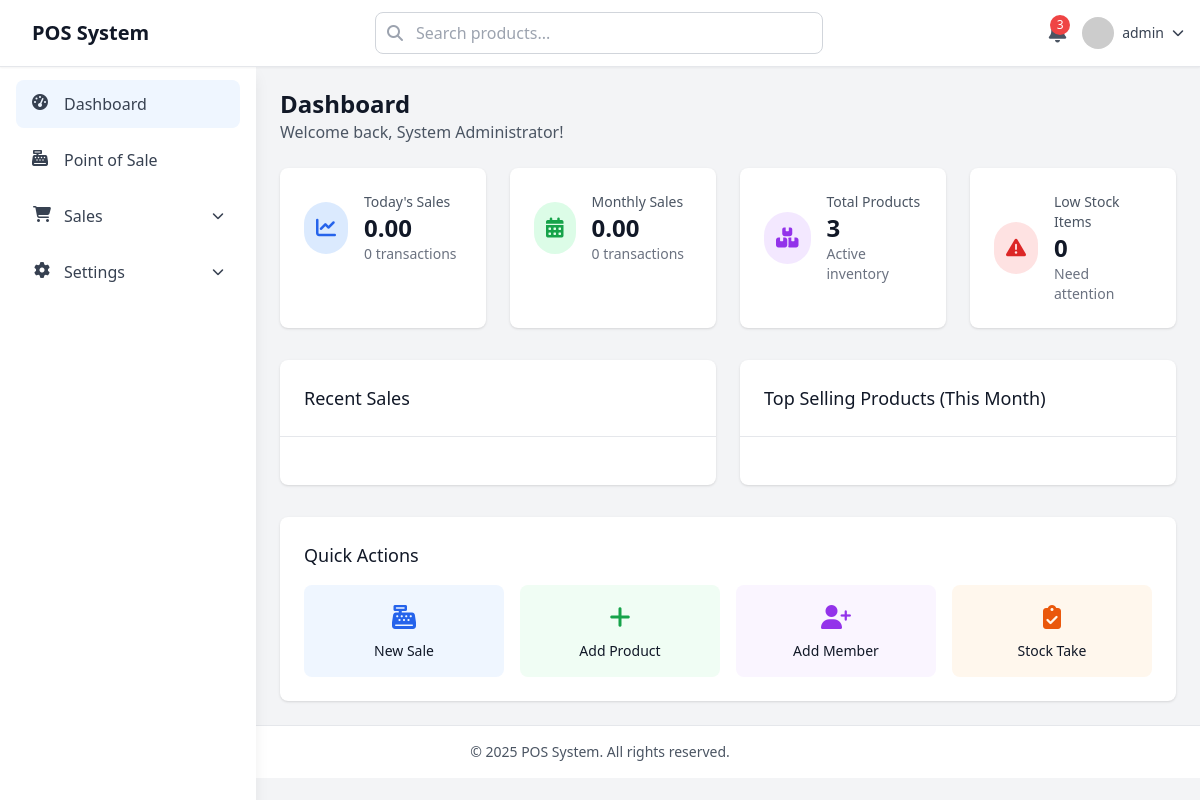
/dashboard.php (signed in), run on an earlier commit of the app's database.
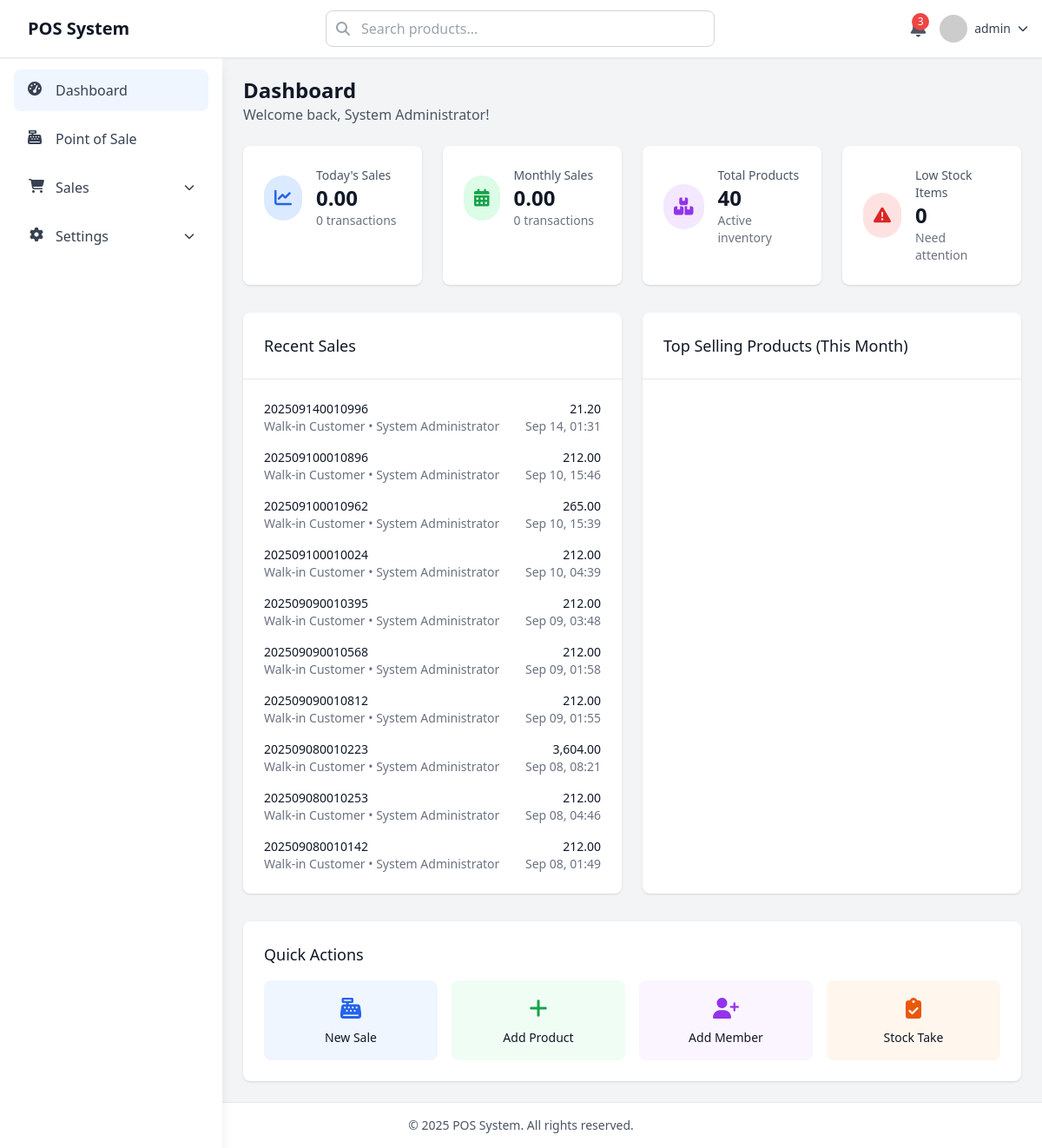
And on a later commit of the database.
### tables this page shows
CREATE TABLE `sales` (
  `id` int NOT NULL,
  `invoice_number` varchar(50) NOT NULL DEFAULT '-',
  `session_id` int DEFAULT '0',
  `member_id` int DEFAULT '0',
  `user_id` int NOT NULL DEFAULT '0',
  `subtotal` decimal(10,2) NOT NULL DEFAULT '0.00',
  `discount_amount` decimal(10,2) DEFAULT '0.00',
  `tax_amount` decimal(10,2) DEFAULT '0.00',
  `total_amount` decimal(10,2) NOT NULL DEFAULT '0.00',
  `payment_method` varchar(150) DEFAULT 'cash',
  `payment_method_id` int DEFAULT '0',
  `payment_status` enum('paid','pending','refunded') DEFAULT 'paid',
  `notes` text,
  `created_at` timestamp NULL DEFAULT CURRENT_TIMESTAMP,
  `updated_at` timestamp NULL DEFAULT CURRENT_TIMESTAMP ON UPDATE CURRENT_TIMESTAMP
);

CREATE TABLE `users` (
  `id` int NOT NULL,
  `username` varchar(50) NOT NULL,
  `password` varchar(255) NOT NULL,
  `full_name` varchar(100) NOT NULL,
  `email` varchar(255) DEFAULT NULL,
  `phone` varchar(50) DEFAULT NULL,
  `role` enum('admin','manager','cashier') DEFAULT 'cashier',
  `is_active` tinyint(1) DEFAULT '1',
  `last_login` timestamp NULL DEFAULT NULL,
  `created_at` timestamp NULL DEFAULT CURRENT_TIMESTAMP,
  `updated_at` timestamp NULL DEFAULT CURRENT_TIMESTAMP ON UPDATE CURRENT_TIMESTAMP
);

### dashboard.php (the view, shortened to what the changed rows need)
<?php
include 'include/conn.php';
include 'include/head.php';
include 'include/header.php';
$query_total_products = mysqli_query($conn, "SELECT COUNT(*) as count FROM products WHERE is_active = 1");
$total_products = mysqli_fetch_array($query_total_products);
$query_recent_sales = mysqli_query($conn, "
    SELECT s.*, m.name as member_name, u.full_name as cashier_name
    FROM sales s
    LEFT JOIN members m ON s.member_id = m.id
    LEFT JOIN users u ON s.user_id = u.id
    ORDER BY s.created_at DESC
    LIMIT 10
");
?>
<div class="main-content ml-0 lg:ml-64 pt-16">
    <div class="p-6">
        <div class="mb-6">
            <h1 class="text-2xl font-bold text-gray-900">Dashboard</h1>
        </div>
        <div class="grid grid-cols-1 md:grid-cols-2 lg:grid-cols-4 gap-6 mb-8">
            <div class="bg-white rounded-lg shadow p-6">
                <div class="flex items-center">
                    <div class="ml-4">
                        <p class="text-sm font-medium text-gray-600">Total Products</p>
                        <p class="text-2xl font-bold text-gray-900"><?= $total_products['count'] ?? 0 ?></p>
                        <p class="text-sm text-gray-500">Active inventory</p>
                    </div>
                </div>
            </div>
        </div>
        <div class="grid grid-cols-1 lg:grid-cols-2 gap-6 mb-8">
            <div class="bg-white rounded-lg shadow">
                <div class="p-6">
                    <div class="space-y-4">
                        <?php while ($sale = mysqli_fetch_array($query_recent_sales)): ?>
                        <div class="flex items-center justify-between">
                            <div>
                                <p class="text-sm font-medium text-gray-900"><?= $sale['invoice_number'] ?></p>
                                <p class="text-sm text-gray-500">
                                    <?= $sale['member_name'] ? $sale['member_name'] : 'Walk-in Customer' ?> •
                                    <?= $sale['cashier_name'] ?>
                                </p>
                            </div>
                            <div class="text-right">
                                <p class="text-sm font-medium text-gray-900"><?= number_format($sale['total_amount'], 2) ?></p>
                                <p class="text-sm text-gray-500"><?= date('M d, H:i', strtotime($sale['created_at'])) ?></p>
                            </div>
                        </div>
                        <?php endwhile; ?>
                    </div>
                </div>
            </div>
        </div>
    </div>
</div>
<?php include 'include/footer.php'; ?>

What changed in the data, as far as the page shows it:
added sales: invoice_number "202509140010996", user.full_name "System Administrator", total_amount "21.20", created_at "Sep 14, 01:31"
added sales: invoice_number "202509100010896", user.full_name "System Administrator", total_amount "212.00", created_at "Sep 10, 15:46"
added sales: invoice_number "202509100010962", user.full_name "System Administrator", total_amount "265.00", created_at "Sep 10, 15:39"
added sales: invoice_number "202509100010024", user.full_name "System Administrator", total_amount "212.00", created_at "Sep 10, 04:39"
added sales: invoice_number "202509090010395", user.full_name "System Administrator", total_amount "212.00", created_at "Sep 09, 03:48"
added sales: invoice_number "202509090010568", user.full_name "System Administrator", total_amount "212.00", created_at "Sep 09, 01:58"
added sales: invoice_number "202509090010812", user.full_name "System Administrator", total_amount "212.00", created_at "Sep 09, 01:55"
added sales: invoice_number "202509080010223", user.full_name "System Administrator", total_amount "3,604.00", created_at "Sep 08, 08:21"
added sales: invoice_number "202509080010253", user.full_name "System Administrator", total_amount "212.00", created_at "Sep 08, 04:46"
added sales: invoice_number "202509080010142", user.full_name "System Administrator", total_amount "212.00", created_at "Sep 08, 01:49"
Also different on the page:
$total_products['count']: "3" → "40"
